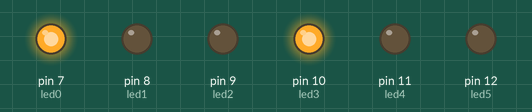
The sketch below on a simulated Arduino Uno, built with avr-gcc and run on an emulated ATmega328P. Parts: output pins drawn as LEDs (lit = HIGH).

Above: at 0.15 s.
At 1.95 s:
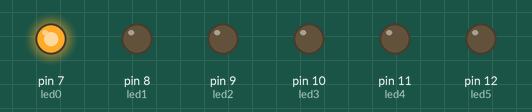
At 2.85 s:
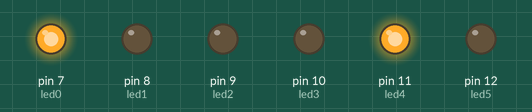
At 3.9 s:
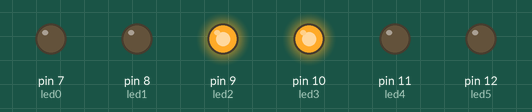
At 5.55 s:
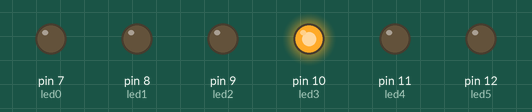
At 7.2 s:
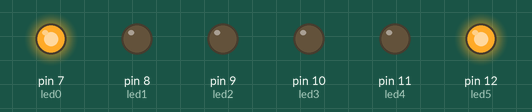
Timing chart, 0 to 8.2 s (numbered marks = the images above):
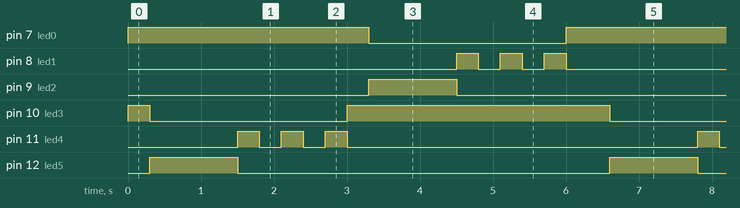

The sketch:

CFGS_MP10_LL007_001_SEMAFORS_JUDIT_MARTIN_VILA.ino
```cpp
/**********************************************************************************
**                                                                               **
**                              Semafors                                       **
**                                                                               **
** NOM: JUDIT MARTIN                                          DATA: 27/03/2021   **
**********************************************************************************/

//********** Includes *************************************************************

//********** Variables ************************************************************
//ASSIGNAR PINS
const int led0 = 7; // VERMELL A
const int led1 = 8; // AMBAR A
const int led2 = 9; // VERD A
const int led3 = 10; // VERMELL B
const int led4 = 11; // AMBAR B
const int led5 = 12; //VERD B
int temps = 300;

//********** Setup ****************************************************************
void setup()
{
  Serial.begin(9600);
  //DEFINIR SORTIDES
  pinMode(led0, OUTPUT);
  pinMode(led1, OUTPUT);
  pinMode(led2, OUTPUT);
  pinMode(led3, OUTPUT);
  pinMode(led4, OUTPUT);
  pinMode(led5, OUTPUT);

}
//********** Loop *****************************************************************
void loop()
{
      //SEQUENCIA A
      digitalWrite(led0, HIGH);
      digitalWrite(led3, HIGH);

      delay(temps);

      digitalWrite(led3, LOW);
      digitalWrite(led5, HIGH);

      delay(temps);

      delay(temps);

      delay(temps);

      delay(temps);

      digitalWrite(led5, LOW);
      digitalWrite(led4, HIGH);

      delay(temps);

      digitalWrite(led4, LOW);

      delay(temps);

      digitalWrite(led4, HIGH);

      delay(temps);

      digitalWrite(led4, LOW);


      delay(temps);

      digitalWrite(led4, HIGH);

      //SEQUENCIA B
      delay(temps);

      digitalWrite(led4, LOW);
      digitalWrite(led0, HIGH);
      digitalWrite(led3, HIGH);

      delay(temps);

      digitalWrite(led0, LOW);
      digitalWrite(led2, HIGH);

      delay(temps);

      delay(temps);

      delay(temps);

      delay(temps);

      digitalWrite(led2, LOW);
      digitalWrite(led1, HIGH);

      delay(temps);

      digitalWrite(led1, LOW);

      delay(temps);

      digitalWrite(led1, HIGH);

      delay(temps);

      digitalWrite(led1, LOW);

      delay(temps);

      digitalWrite(led1, HIGH);

      delay(temps);

      digitalWrite(led1, LOW);
      digitalWrite(led0, HIGH);

      delay(temps);

 }
//********** Funcions ************************************************************* 
```

Measured:
- by itself, pin 7 (led0): alternates HIGH for 3.6 s and LOW for 2.7 s
- by itself, pin 8 (led1), pin 11 (led4): repeats every 6.3 s: 2 × (LOW 0.30 s, HIGH 0.30 s), LOW 4.8 s, HIGH 0.30 s
- by itself, pin 9 (led2), pin 12 (led5): alternates HIGH for 1.2 s and LOW for 5.1 s
- by itself, pin 10 (led3): repeats every 6.3 s: LOW 2.7 s, HIGH 3.6 s
